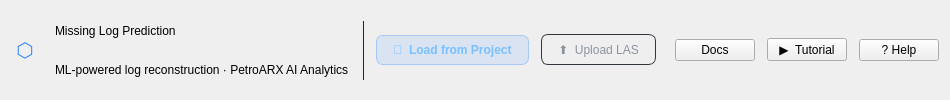
     <widget class="QWidget" name="headerBar">
      <layout class="QHBoxLayout" name="headerLayout">
       <property name="contentsMargins"><rect><x>20</x><y>0</y><width>20</width><height>0</height></rect></property>
       <property name="spacing"><number>12</number></property>

       <!-- Logo / Icon placeholder -->
       <item>
        <widget class="QLabel" name="logoIcon">
         <property name="text"><string>⬡</string></property>
         <property name="styleSheet"><string>font-size:20px; color:#388bfd; padding-right:4px;</string></property>
        </widget>
       </item>

       <!-- Title block -->
       <item>
        <layout class="QVBoxLayout" name="titleBlock">
         <property name="spacing"><number>1</number></property>
         <item>
          <widget class="QLabel" name="appTitle">
           <property name="text"><string>Missing Log Prediction</string></property>
          </widget>
         </item>
         <item>
          <widget class="QLabel" name="appSubtitle">
           <property name="text"><string>ML-powered log reconstruction · PetroARX AI Analytics</string></property>
          </widget>
         </item>
        </layout>
       </item>

       <!-- Separator -->
       <item>
        <widget class="QFrame" name="headerSep">
         <property name="frameShape"><enum>QFrame::VLine</enum></property>
         <property name="styleSheet"><string>color:#21262d; margin: 10px 4px;</string></property>
        </widget>
       </item>

       <!-- Load / Upload buttons -->
       <item>
        <widget class="QPushButton" name="btnLoadProject">
         <property name="text"><string>📂  Load from Project</string></property>
         <property name="styleSheet">
          <string>
background: rgba(56,139,253,0.12);
border: 1px solid rgba(56,139,253,0.35);
border-radius: 7px;
color: #79c0ff;
padding: 7px 16px;
font-size: 12px;
font-weight: 500;
          </string>
         </property>
         <property name="cursor"><cursorShape>PointingHandCursor</cursorShape></property>
        </widget>
       </item>
       <item>
        <widget class="QPushButton" name="btnUploadLAS">
         <property name="text"><string>⬆  Upload LAS</string></property>
         <property name="styleSheet">
          <string>
background: transparent;
border: 1px solid #30363d;
border-radius: 7px;
color: #8b949e;
padding: 7px 16px;
font-size: 12px;
          </string>
         </property>
         <property name="cursor"><cursorShape>PointingHandCursor</cursorShape></property>
        </widget>
       </item>

       <item><spacer><property name="orientation"><enum>Qt::Horizontal</enum></property></spacer></item>

       <!-- Right header actions -->
       <item>
        <widget class="QPushButton" name="btnDoc">
         <property name="text"><string>Docs</string></property>
         <property name="cursor"><cursorShape>PointingHandCursor</cursorShape></property>
        </widget>
       </item>
       <item>
        <widget class="QPushButton" name="btnVideo">
         <property name="text"><string>▶  Tutorial</string></property>
         <property name="cursor"><cursorShape>PointingHandCursor</cursorShape></property>
        </widget>
       </item>
       <item>
        <widget class="QPushButton" name="btnHelp">
         <property name="text"><string>? Help</string></property>
         <property name="cursor"><cursorShape>PointingHandCursor</cursorShape></property>
        </widget>
       </item>
      </layout>
     </widget>
